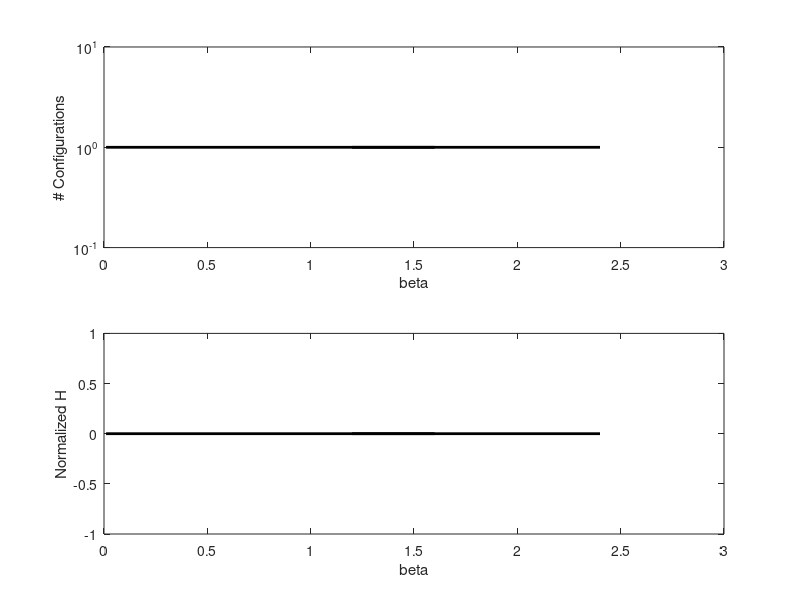

MATLAB code for this plot:
%% SCRIPT INFO %%
%%%%%%%%%%%%%%%%%

% Script used to obtain figures 2H and 3B of Networld's PNAS. Basic check
% that the model maintains desirable properties after being modified

% Input: simulation data obtained from SCR_Run_Simulation

%% Path of simulation data
data_path = '/home/kiaran/Desktop/Ciencia_de_Datos/TFM/project/CAB_Complejidad/data/';
% Use a pattern to only use a subset of files (e.g. only files with N=20)
data_files = dir(fullfile(data_path, 'N40*.mat'));

%% Load data
num_configs = [];
beta = [];
H = [];
% flag_end = []; used to check the reason the simulation ended

% Recover the appropriate variables from the mat files
for i = 1:length(data_files)
    file = strcat(data_path, data_files(i).name);
    load(file);
    num_configs(end+1) = max(size(Networks_Unique));
    beta(end+1) = Beta;
    % flag_ends(end+1) = Flag_End;

    % Normalized entropy calculations
    n = Table_Unique.NumRep; % number of copies of a network over time
    p = n / sum(n); % normalization, prob of finding a network
    entropy = sum(-1 * p .* log2(p));
    H(end+1) = entropy / log2(max(size(p))); % Normalized entropy
end

% H is nan when there is only a network due to the normalization, but the
% expected value would be 0
H(isnan(H)) = 0;


%% Inspection of results

% Check if there is a transition and its bounds
subplot(2,1,1);
scatter(beta, num_configs, 50, 'filled', 'MarkerFaceColor', [0 0.4470 0.7410]);
set(gca, 'YScale', 'log');
xlabel('beta');
ylabel('# Configurations');

subplot(2,1,2);
scatter(beta, H, 50, 'filled', 'MarkerFaceColor', [0 0.4470 0.7410]);
xlabel('beta');
ylabel('Normalized H');

%% Transition bounds 
pre_lim = 1.4;
pos_lim = 2.2;

% Subset of data pre and pos transition
beta_pre = beta(beta < pre_lim);
beta_pos = beta(beta >= pre_lim & beta < pos_lim);

num_configs_pre = num_configs(beta < pre_lim);
num_configs_pos = num_configs(beta >= pre_lim & beta < pos_lim);

H_pre = H(beta < pre_lim);
H_pos = H(beta >= pre_lim & beta < pos_lim);

% Linear regression pre and pos transition
    % For the number of configurations fit the logarithm
p_nc_pre = polyfit(beta_pre, log(num_configs_pre),1);
p_nc_pos = polyfit(beta_pos, log(num_configs_pos),1);
p_H_pre = polyfit(beta_pre,H_pre,1);
p_H_pos = polyfit(beta_pos,H_pos,1);

%% Final graphs
lr_pre_beta = [0.01, pre_lim+0.2];
lr_pos_beta = [pre_lim-0.2,pos_lim+0.2];

% Beta vs Nº Configs
lr_pre_nc = exp(lr_pre_beta*p_nc_pre(1) + p_nc_pre(2));
lr_pos_nc = exp(lr_pos_beta*p_nc_pos(1) + p_nc_pos(2));

lr_intersect = (p_nc_pre(2) - p_nc_pos(2)) / (p_nc_pos(1) - p_nc_pre(1));
fig_position = get(gca, 'Position');
ann_position = fig_position(1) + (lr_intersect/3)*fig_position(3);

subplot(2,1,1);
plot(lr_pre_beta, lr_pre_nc, 'Color', 'black', 'LineWidth', 2);
hold on
plot(lr_pos_beta, lr_pos_nc, 'Color', 'black', 'LineWidth', 2);
hold on
scatter(beta, num_configs, 50, 'filled', 'MarkerFaceColor', [0 0.4470 0.7410]);
set(gca, 'YScale', 'log');
annotation("textarrow",[ann_position,ann_position],[0.85,0.6],'String','\beta_{crit}','Color','red','LineStyle',':');
xlabel('beta');
ylabel('# Configurations');
xlim([0,3])

% Beta vs Norm H 
lr_pre_H = lr_pre_beta*p_H_pre(1) + p_H_pre(2);
lr_pos_H = lr_pos_beta*p_H_pos(1) + p_H_pos(2);

lr_intersect = (p_H_pre(2) - p_H_pos(2)) / (p_H_pos(1) - p_H_pre(1));
fig_position = get(gca, 'Position');
ann_position = fig_position(1) + (lr_intersect/3)*fig_position(3);

subplot(2,1,2);
plot(lr_pre_beta, lr_pre_H, 'Color', 'black', 'LineWidth', 2);
hold on
plot(lr_pos_beta, lr_pos_H, 'Color', 'black', 'LineWidth', 2);
hold on
scatter(beta, H, 50, 'filled', 'MarkerFaceColor', [0 0.4470 0.7410]);
annotation("textarrow",[ann_position,ann_position],[0.38,0.12],'String','\beta_{crit}','Color','red','LineStyle',':');
xlabel('beta');
ylabel('Normalized H');
xlim([0,3])
